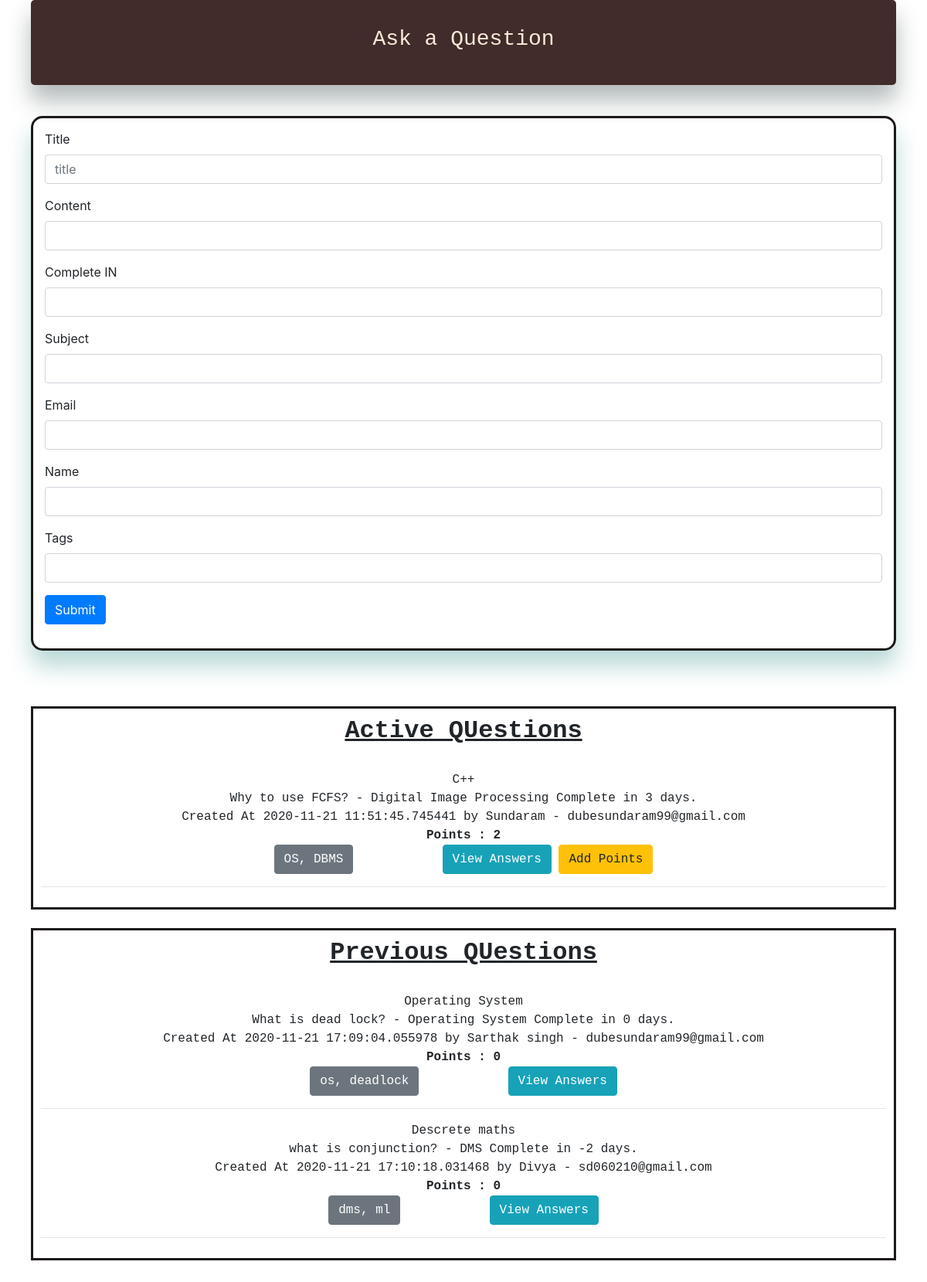
Screenshot of /all-questions (signed in) with the database file from the repository.
### app.py (models this page shows, shortened)
class Todo(db.Model):
	id = db.Column(db.Integer, primary_key=True)
	title = db.Column(db.String(200), nullable=False)
	content = db.Column(db.String(2000), nullable=False)
	subject = db.Column(db.String(100))
	complete_in = db.Column(db.Integer, default=0)
	date_create = db.Column(db.DateTime, default=datetime.utcnow)
	email = db.Column(db.String(50))
	name = db.Column(db.String(100))
	tags = db.Column(db.String(100))
	points = db.Column(db.Integer(), default=0)

### app.py (the view)
@app.route('/all-questions', methods=['GET', 'POST'])
def allQuestions():
	if request.method == "POST":
		title = request.form["title"]
		task_content = request.form['content']
		complete_in = request.form["completetime"]
		subject = request.form["subject"]
		email= request.form["email"]
		name = request.form["std_name"]
		tags = request.form["tags"]
		new_task = Todo(title=title,content=task_content,subject=subject,complete_in=complete_in,email=email, name=name, tags=tags)
		try:
			db.session.add(new_task)
			db.session.commit()
			return redirect('/all-questions')
		except:
			return "there was an error in adding your task"
	else:
		tasks = Todo.query.order_by(Todo.date_create).all()
		new_tasks = []
		previous_tasks = []
		for i in tasks:
			if i.date_create + timedelta(days=i.complete_in) >  datetime.utcnow():
				new_tasks.append(i)
			else:
				previous_tasks.append(i)
		return render_template('allquestions.html', tasks=new_tasks, previous_tasks = previous_tasks)

### templates/allquestions.html (shortened to what this page needs)
{% include "base.html" %}
<Div style=" max-width: 70rem; margin: auto; margin-bottom: 5vh; background-color: rgb(65, 43, 43); color: antiquewhite; box-shadow: 0 20px 30px 0 rgba(1, 24, 24, 0.3);
    padding: 10px;
    border: inherit;
    border-radius: 5px;" class="heading">
  <h3 style="padding-top: 3vh; padding-bottom: 3vh; text-align: center; font-family: monospace;" > Ask a Question </h3>
</Div>
<div style="width: 100%;
    height: auto;
    max-width: 70rem;
    margin: auto; border: 3px solid rgb(29, 25, 25); border-radius: 15px;
box-shadow: 0 20px 30px 0 rgba(23, 121, 121, 0.3);">
<form style="padding: 15px 15px 15px 15px;" action="/all-questions" method="POST">
    <div class="form-group">
    <label for="exampleInputEmail1">Title</label>
    <input type="text" class="form-control" name="title" aria-describedby="emailHelp" placeholder="title" required="true">
  </div>
  <div class="form-group">
    <label for="exampleInputPassword1">Content</label>
    <input type="text" class="form-control" name="content" required="true">
  </div>
  <div class="form-group">
    <label for="exampleInputPassword1">Complete IN</label>
    <input type="number" class="form-control" name="completetime" required="true">
  </div>
  <div class="form-group">
    <label for="exampleInputPassword1">Subject</label>
    <input type="text" class="form-control" name="subject" required="true">
  </div>
  <div class="form-group">
    <label for="exampleInputPassword1">Email</label>
    <input type="text" class="form-control" name="email" required="true">
  </div>
  <div class="form-group">
    <label for="exampleInputPassword1">Name</label>
    <input type="text" class="form-control" name="std_name" required="true">
  </div>
  <div class="form-group">
    <label for="exampleInputPassword1">Tags</label>
    <input type="text" class="form-control" name="tags" required="true">
  </div>
  <button type="submit" class="btn btn-primary">Submit</button>
</form>
</div>
<div style="margin-top: 10vh;
    width: 100%;
    height: auto;
    max-width: 70rem;
    margin: auto; border: 3px solid rgb(29, 25, 25);
text-align: center; align-items: center;
font-family: monospace;">
<div style="padding: 10px 10px 10px 10px;">
<h2><b><u>Active QUestions</u></b></h2><br>
{% for i in tasks %}
    {{i.title}} <br>
    {{i.content}} - {{i.subject}}
    Complete in {{i.complete_in}} days.
    <br> Created At {{i.date_create}} by {{i.name}} - {{i.email}}<br>
    <b>Points : {{i.points}}</b>
    <br>
  <button type="button" class="btn btn-secondary">{{i.tags}}</button>
    &nbsp;&nbsp;&nbsp;&nbsp;&nbsp;&nbsp;&nbsp;&nbsp;&nbsp;&nbsp;&nbsp;<a class="btn btn-info" href="/detail/{{i.id}}">View Answers</a>
    {% if  session["teacher_logged_in"] %}
      <a href="/addpoints/{{i.id}}" class="btn btn-warning"> Add Points </a>
    {% endif %}
    <br><hr>
{% endfor %}
</div>
</div>
<div style="margin-top: 10vh;
    width: 100%;
    height: auto;
    max-width: 70rem;
    margin: auto; border: 3px solid rgb(29, 25, 25);
text-align: center; align-items: center;
font-family: monospace;">
<div style="padding: 10px 10px 10px 10px;">
<h2><b><u>Previous QUestions</u></b></h2><br>
{% for i in previous_tasks %}
    {{i.title}} <br>
    {{i.content}} - {{i.subject}}
    Complete in {{i.complete_in}} days.
    <br> Created At {{i.date_create}} by {{i.name}} - {{i.email}}<br>
    <b>Points : {{i.points}}</b>
    <br>
  <button type="button" class="btn btn-secondary">{{i.tags}}</button>
    &nbsp;&nbsp;&nbsp;&nbsp;&nbsp;&nbsp;&nbsp;&nbsp;&nbsp;&nbsp;&nbsp;<a class="btn btn-info" href="/detail/{{i.id}}">View Answers</a>
    <br><hr>
{% endfor %}
</div>
</div>

### rows the page displays
Todo: title "C++", content "Why to use FCFS?", subject "Digital Image Processing", complete_in "3", date_create "2020-11-21 11:51:45.745441", name "Sundaram", email "dubesundaram99@gmail.com", points "2", tags "OS, DBMS"
Todo: title "Operating System", content "What is dead lock?", subject "Operating System", complete_in "0", date_create "2020-11-21 17:09:04.055978", name "Sarthak singh", email "dubesundaram99@gmail.com", points "0", tags "os, deadlock"
Todo: title "Descrete maths", content "what is conjunction?", subject "DMS", complete_in "-2", date_create "2020-11-21 17:10:18.031468", name "Divya", email "sd060210@gmail.com", points "0", tags "dms, ml"
